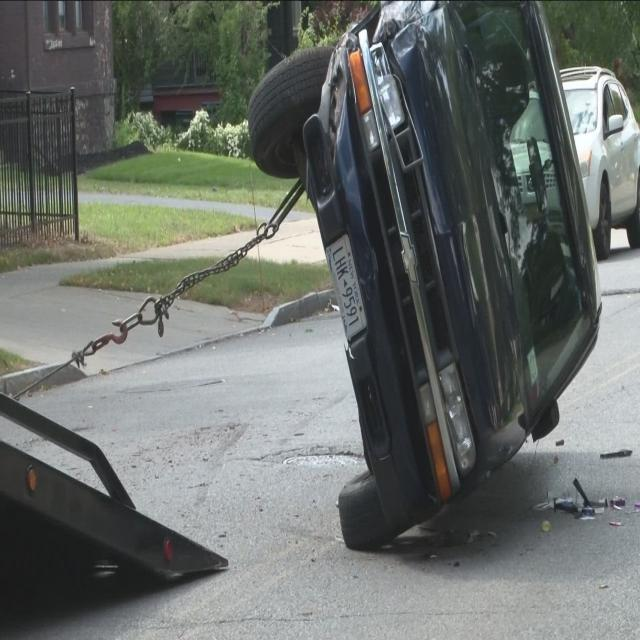
#> input picture AI/dataset/test/accident/accident_test_0004.jpg, 640 x 640 px
$ python -i 13_generate_road_shadow_negatives.py   (imports and definitions only)
#> lines starting #> are read from the running program, lines starting #| are printed output that depends on the picture
# Normal (undamaged) road / path surfaces with tree shadows, painted lines and sun patches.
# Hard negatives for road_damage: shadows of leaves look like cracks to the model.
import glob, random, os, numpy as np
from PIL import Image, ImageDraw, ImageFilter, ImageEnhance
R=random.Random(5); rng=np.random.default_rng(5)
src=sorted(glob.glob("comma10k/imgs/*"))
SP=sorted(glob.glob("data/train/normal/street_people*"))
def noise(W,H):
    m=np.zeros((H,W),np.float32)
    for sc,wt in ((28,1.),(56,.6),(110,.4)):
        g=rng.random((H//sc+2,W//sc+2)).astype(np.float32)
        m+=wt*np.asarray(Image.fromarray((g*255).astype(np.uint8)).resize((W+sc,H+sc),Image.BICUBIC),np.float32)[:H,:W]/255
    return m/m.max()
def shadow(W,H,top=0):
    n=noise(W,H); t=np.quantile(n,R.uniform(.35,.7)); m=(n>t).astype(np.float32)
    m[:int(top*H)]=0
    return Image.fromarray((m*255).astype(np.uint8)).filter(ImageFilter.GaussianBlur(R.uniform(2,6)))
def addshadow(im,top=0):
    W,H=im.size; m=shadow(W,H,top); k=R.uniform(.35,.7)
    dark=np.clip(np.asarray(im,np.float32)*k*np.array([.9,.95,1.1]),0,255).astype(np.uint8)
    return Image.composite(Image.fromarray(dark),im,m)
def line(im,top=0):
    d=ImageDraw.Draw(im); W,H=im.size; col=R.choice([(230,200,40),(240,240,240),(220,180,30)]); x=R.uniform(.2,.8)*W
    d.line([(x,top*H),(x+R.uniform(-.4,.4)*W,H)],fill=col,width=R.randint(3,12)); return im
def make(f):
    im=Image.open(f).convert("RGB")
#> im is the input picture: PIL image 640x640 RGB; mean R, G, B 105.7, 110.3, 106.3
    while np.asarray(im.resize((32,32))).mean()<70: im=Image.open(R.choice(src)).convert("RGB")   # skip night
    W,H=im.size
#> W = 640; H = 640
    r=R.random()
    if r<.3:            # pavement under pedestrians (real sidewalk photos)
        p=Image.open(R.choice(SP)).convert("RGB"); w,h=p.size
        im=p.crop((0,int(h*.6),w,h)); c=min(im.size); x0=R.randint(0,im.width-c); im=im.crop((x0,0,x0+c,c)).resize((448,448))
        if R.random()<.6: im=addshadow(im)
    elif r<.6:          # whole scene, shadows on the road part
        im=im.crop((0,0,W,int(H*.8))); im=im.resize((448,int(448*im.height/im.width)))
        if R.random()<.35: im=ImageEnhance.Color(im).enhance(R.uniform(0,.6))
        im=addshadow(im,top=.55)
        c=im.height; x0=R.randint(0,im.width-c); im=im.crop((x0,0,x0+c,c))
    else:               # close-up of the road surface
        c=R.uniform(.12,.22)*H; x0=R.uniform(.25*W,.75*W-c); y0=R.uniform(.58*H,.8*H-c)
#> after `c = R.uniform(0.12, 0.22) * H`: c = 124.3
#> after `x0 = R.uniform(0.25 * W, 0.75 * W - c)`: x0 = 315.6
#> after `y0 = R.uniform(0.58 * H, 0.8 * H - c)`: y0 = 386.8
        im=im.crop((int(x0),int(y0),int(x0+c),int(y0+c))).resize((448,448),Image.BICUBIC)
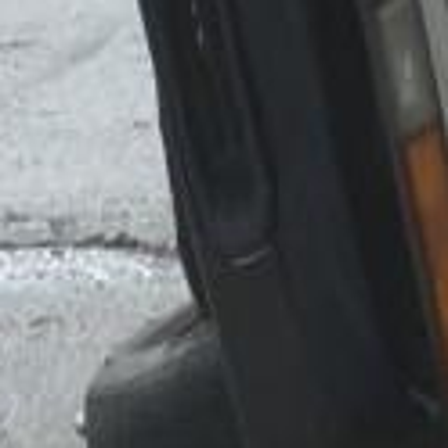
#> im: PIL image 448x448 RGB; mean R, G, B 91.3, 93.5, 95.3
        if R.random()<.5: im=ImageEnhance.Color(im).enhance(R.uniform(0,.6))
        if R.random()<.4: im=line(im)
        if R.random()<.85: im=addshadow(im)
#> in addshadow, `m = shadow(W, H, top)`:
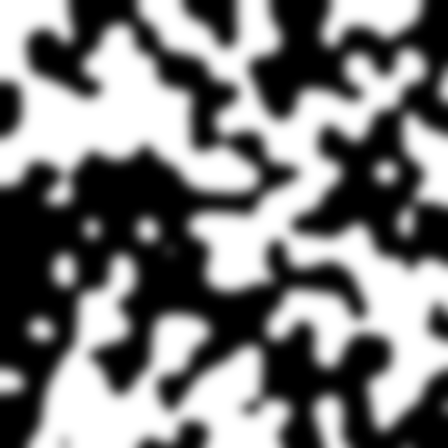
#> m: PIL image 448x448 L; min 0, max 255, mean 124
#> in addshadow, `dark=np.clip(np.asarray(im,np.float32)*k*np.array([.9,.95,1.1]),0,255)..`:
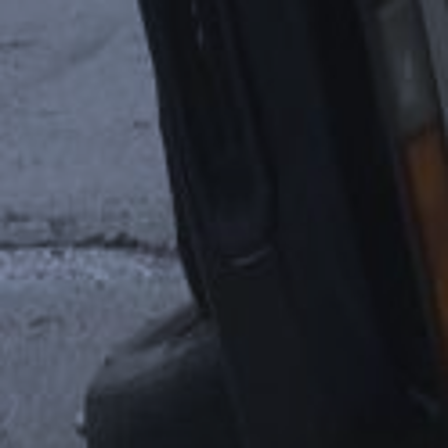
#> dark: shape (448, 448, 3); mean R, G, B 47, 50.8, 60
#> in addshadow, `return Image.composite(Image.fromarray(dark),im,m)`:
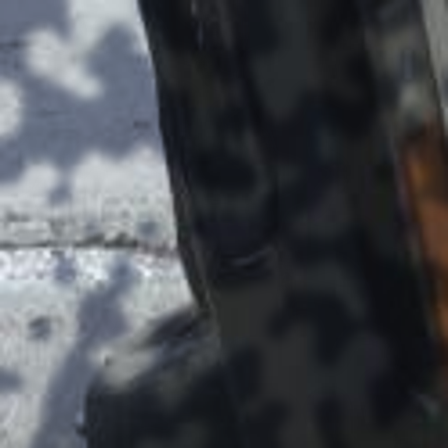
#> returned value: PIL image 448x448 RGB; mean R, G, B 70.7, 73.7, 78.9
    im=ImageEnhance.Brightness(im).enhance(R.uniform(.8,1.3))
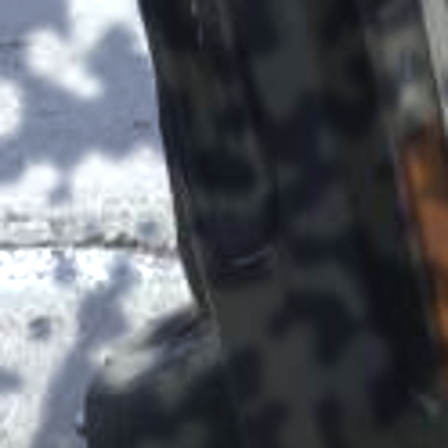
#> im: PIL image 448x448 RGB; mean R, G, B 88, 91.6, 98
    return im.resize((224,224),Image.BOX)
#> returned value: PIL image 224x224 RGB
# [7 lines not run here, left out]

>>> result = make('../dataset/test/accident/accident_test_0004.jpg')
